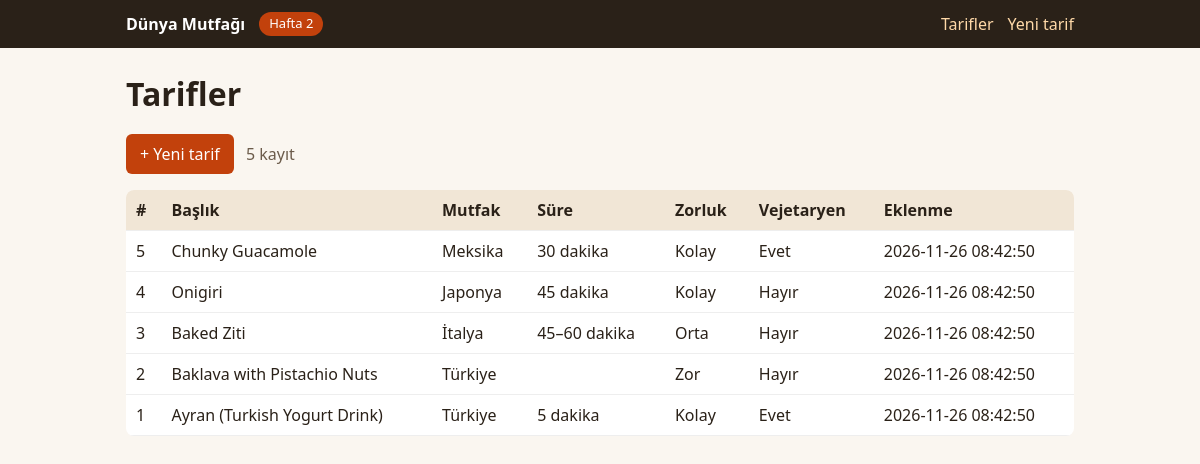
The app's page /hafta-2/liste.php with its own data.
### tables this page shows
CREATE TABLE tarifler (
  id           INT UNSIGNED NOT NULL AUTO_INCREMENT,
  kullanici_id INT UNSIGNED NOT NULL,
  baslik       VARCHAR(200) NOT NULL,
  mutfak       VARCHAR(80)  NOT NULL,
  giris        TEXT         NULL,
  malzemeler   TEXT         NOT NULL,               
  yapilis      TEXT         NOT NULL,               
  notlar       TEXT         NULL,
  sure         VARCHAR(40)  NULL,
  zorluk       TINYINT UNSIGNED NULL,
  vejetaryen   TINYINT(1)   NOT NULL DEFAULT 0,
  foto_url     VARCHAR(500) NULL,
  foto_yazar   VARCHAR(200) NULL,
  olusturma    TIMESTAMP    NOT NULL DEFAULT CURRENT_TIMESTAMP,
  PRIMARY KEY (id),
  KEY idx_tarif_sahip (kullanici_id),
  KEY idx_tarif_mutfak (mutfak),
  CONSTRAINT fk_tarif_sahip FOREIGN KEY (kullanici_id)
    REFERENCES kullanicilar (id) ON DELETE CASCADE
);

### hafta-2/db.php (called while the page is built, shortened)
<?php
function db(): PDO
{
    static $pdo = null;
    if ($pdo === null) {
        $dsn = 'mysql:host=' . DB_HOST . ';dbname=' . DB_NAME . ';charset=utf8mb4';
        $pdo = new PDO($dsn, DB_USER, DB_PASS, [
            PDO::ATTR_ERRMODE            => PDO::ERRMODE_EXCEPTION,
            PDO::ATTR_DEFAULT_FETCH_MODE => PDO::FETCH_ASSOC,
            PDO::ATTR_EMULATE_PREPARES   => false,
        ]);
    }
    return $pdo;
}

### hafta-2/liste.php (the view, shortened to what this page needs)
<?php
require_once __DIR__ . '/_ortak.php';
$tarifler = db()->query(
    'SELECT id, baslik, mutfak, sure, zorluk, vejetaryen, olusturma FROM tarifler ORDER BY id DESC'
)->fetchAll();
echo '<p><a class="dugme" href="ekle.php">+ Yeni tarif</a> <span class="sayi">' . count($tarifler) . ' kayıt</span></p>';
if (!$tarifler) {
    echo '<div class="mesaj">Henüz tarif yok.</div>';
} else {
    echo '<table><thead><tr><th>#</th><th>Başlık</th><th>Mutfak</th><th>Süre</th><th>Zorluk</th><th>Vejetaryen</th><th>Eklenme</th></tr></thead><tbody>';
    foreach ($tarifler as $t) {
        echo '<tr><td>' . (int)$t['id'] . '</td>'
            . '<td>' . h($t['baslik']) . '</td>'
            . '<td>' . h($t['mutfak']) . '</td>'
            . '<td>' . h($t['sure']) . '</td>'
            . '<td>' . h(ZORLUK[(int)$t['zorluk']] ?? '') . '</td>'
            . '<td>' . ($t['vejetaryen'] ? 'Evet' : 'Hayır') . '</td>'
            . '<td>' . h($t['olusturma']) . '</td></tr>';
    }
    echo '</tbody></table>';
}

### hafta-2/stil.css (style rules this page uses)
* { box-sizing:border-box }
body { margin:0;font:16px/1.5 system-ui,Segoe UI,Arial,sans-serif;background:#faf6f0;color:#2a2118 }
table { width:100%;border-collapse:collapse;background:#fff;border-radius:8px;overflow:hidden }
th,td { padding:8px 10px;border-bottom:1px solid #eee;text-align:left;vertical-align:top }
th { background:#f1e6d6 }
.dugme,button { background:#c2410c;color:#fff;border:0;border-radius:6px;padding:8px 14px;font:inherit;cursor:pointer;text-decoration:none;display:inline-block }
.sayi { color:#6b5b4a;margin-left:8px }

### records on screen
tarifler: id "5", baslik "Chunky Guacamole", mutfak "Meksika", sure "30 dakika", zorluk "Kolay", vejetaryen "Evet", olusturma "2026-11-26 08:42:50"
tarifler: id "4", baslik "Onigiri", mutfak "Japonya", sure "45 dakika", zorluk "Kolay", vejetaryen "Hayır", olusturma "2026-11-26 08:42:50"
tarifler: id "3", baslik "Baked Ziti", mutfak "İtalya", sure "45–60 dakika", zorluk "Orta", vejetaryen "Hayır", olusturma "2026-11-26 08:42:50"
tarifler: id "2", baslik "Baklava with Pistachio Nuts", mutfak "Türkiye", zorluk "Zor", vejetaryen "Hayır", olusturma "2026-11-26 08:42:50"
tarifler: id "1", baslik "Ayran (Turkish Yogurt Drink)", mutfak "Türkiye", sure "5 dakika", zorluk "Kolay", vejetaryen "Evet", olusturma "2026-11-26 08:42:50"

### other values on screen
HAFTA "2"
$baslik "Tarifler"
count($tarifler) "5"
